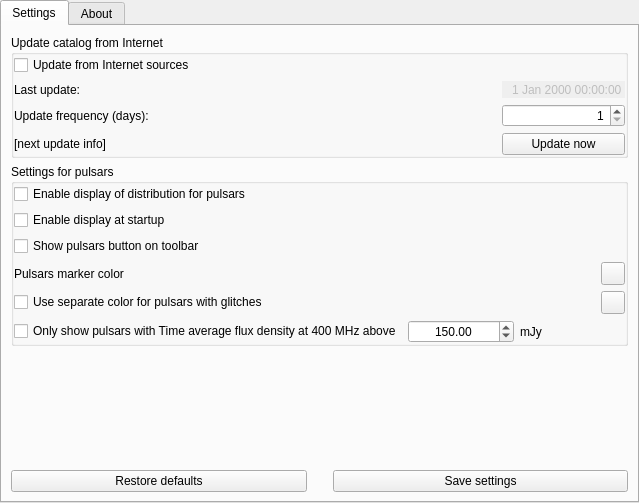
<?xml version="1.0" encoding="UTF-8"?>
<ui version="4.0">
 <class>pulsarsDialog</class>
 <widget class="QWidget" name="pulsarsDialog">
  <property name="geometry">
   <rect>
    <x>0</x>
    <y>0</y>
    <width>639</width>
    <height>503</height>
   </rect>
  </property>
  <property name="windowTitle">
   <string>Pulsars Plug-in Configuration</string>
  </property>
  <layout class="QVBoxLayout" name="verticalLayout_2">
   <property name="spacing">
    <number>0</number>
   </property>
   <property name="leftMargin">
    <number>0</number>
   </property>
   <property name="topMargin">
    <number>0</number>
   </property>
   <property name="rightMargin">
    <number>0</number>
   </property>
   <property name="bottomMargin">
    <number>0</number>
   </property>
   <item>
    <widget class="TitleBar" name="titleBar">
     <property name="title" stdset="0">
      <string>Pulsars Plug-in Configuration</string>
     </property>
    </widget>
   </item>
   <item>
    <widget class="QTabWidget" name="tabs">
     <property name="documentMode">
      <bool>false</bool>
     </property>
     <widget class="QWidget" name="settingsTab">
      <attribute name="title">
       <string>Settings</string>
      </attribute>
      <layout class="QVBoxLayout" name="verticalLayout_3">
       <item>
        <widget class="QGroupBox" name="updatesGroup">
         <property name="title">
          <string>Update catalog from Internet</string>
         </property>
         <property name="flat">
          <bool>true</bool>
         </property>
         <property name="checkable">
          <bool>false</bool>
         </property>
         <layout class="QVBoxLayout" name="verticalLayout_12">
          <property name="leftMargin">
           <number>0</number>
          </property>
          <property name="topMargin">
           <number>0</number>
          </property>
          <property name="rightMargin">
           <number>0</number>
          </property>
          <property name="bottomMargin">
           <number>0</number>
          </property>
          <item>
           <widget class="QCheckBox" name="internetUpdatesCheckbox">
            <property name="text">
             <string>Update from Internet sources</string>
            </property>
           </widget>
          </item>
          <item>
           <layout class="QGridLayout" name="gridLayout">
            <item row="0" column="0">
             <widget class="QLabel" name="lastUpdateLabel">
              <property name="text">
               <string>Last update:</string>
              </property>
             </widget>
            </item>
            <item row="0" column="2">
             <widget class="QDateTimeEdit" name="lastUpdateDateTimeEdit">
              <property name="enabled">
               <bool>false</bool>
              </property>
              <property name="frame">
               <bool>false</bool>
              </property>
              <property name="alignment">
               <set>Qt::AlignRight|Qt::AlignTrailing|Qt::AlignVCenter</set>
              </property>
              <property name="buttonSymbols">
               <enum>QAbstractSpinBox::NoButtons</enum>
              </property>
             </widget>
            </item>
            <item row="1" column="0">
             <widget class="QLabel" name="updateFrequencyLabel">
              <property name="text">
               <string>Update frequency (days):</string>
              </property>
             </widget>
            </item>
            <item row="1" column="2">
             <widget class="QSpinBox" name="updateFrequencySpinBox">
              <property name="alignment">
               <set>Qt::AlignRight|Qt::AlignTrailing|Qt::AlignVCenter</set>
              </property>
              <property name="minimum">
               <number>1</number>
              </property>
              <property name="maximum">
               <number>9999</number>
              </property>
              <property name="value">
               <number>1</number>
              </property>
             </widget>
            </item>
            <item row="2" column="0">
             <widget class="QLabel" name="nextUpdateLabel">
              <property name="text">
               <string>[next update info]</string>
              </property>
             </widget>
            </item>
            <item row="2" column="1">
             <spacer name="horizontalSpacer">
              <property name="orientation">
               <enum>Qt::Horizontal</enum>
              </property>
              <property name="sizeHint" stdset="0">
               <size>
                <width>17</width>
                <height>20</height>
               </size>
              </property>
             </spacer>
            </item>
            <item row="2" column="2">
             <widget class="QPushButton" name="updateButton">
              <property name="text">
               <string>Update now</string>
              </property>
             </widget>
            </item>
           </layout>
          </item>
         </layout>
        </widget>
       </item>
       <item>
        <widget class="QGroupBox" name="displayBox">
         <property name="title">
          <string>Settings for pulsars</string>
         </property>
         <property name="flat">
          <bool>true</bool>
         </property>
         <layout class="QVBoxLayout" name="verticalLayout">
          <property name="leftMargin">
           <number>0</number>
          </property>
          <property name="topMargin">
           <number>0</number>
          </property>
          <property name="rightMargin">
           <number>0</number>
          </property>
          <property name="bottomMargin">
           <number>0</number>
          </property>
          <item>
           <widget class="QCheckBox" name="displayModeCheckBox">
            <property name="toolTip">
             <string>Plot all pulsars without labels</string>
            </property>
            <property name="text">
             <string>Enable display of distribution for pulsars</string>
            </property>
           </widget>
          </item>
          <item>
           <widget class="QCheckBox" name="displayAtStartupCheckBox">
            <property name="text">
             <string>Enable display at startup</string>
            </property>
           </widget>
          </item>
          <item>
           <widget class="QCheckBox" name="displayShowPulsarsButton">
            <property name="text">
             <string>Show pulsars button on toolbar</string>
            </property>
           </widget>
          </item>
          <item>
           <layout class="QHBoxLayout" name="horizontalLayout">
            <item>
             <widget class="QLabel" name="pulsarColorLabel">
              <property name="text">
               <string>Pulsars marker color</string>
              </property>
             </widget>
            </item>
            <item>
             <widget class="ColorButton" name="pulsarMarkerColor">
              <property name="toolTip">
               <string>Marker Color for pulsars</string>
              </property>
             </widget>
            </item>
           </layout>
          </item>
          <item>
           <layout class="QHBoxLayout" name="horizontalLayout_2">
            <item>
             <widget class="QCheckBox" name="displaySeparateColorsCheckBox">
              <property name="text">
               <string>Use separate color for pulsars with glitches</string>
              </property>
             </widget>
            </item>
            <item>
             <widget class="ColorButton" name="pulsarGlitchesMarkerColor">
              <property name="toolTip">
               <string>Marker Color for pulsars with glitches</string>
              </property>
             </widget>
            </item>
           </layout>
          </item>
          <item>
           <layout class="QHBoxLayout" name="horizontalLayout_3">
            <item>
             <widget class="QCheckBox" name="displayFilteredPulsarsCheckBox">
              <property name="text">
               <string>Only show pulsars with Time average flux density at 400 MHz above</string>
              </property>
             </widget>
            </item>
            <item>
             <widget class="QDoubleSpinBox" name="mJyDoubleSpinBox">
              <property name="alignment">
               <set>Qt::AlignCenter</set>
              </property>
              <property name="maximum">
               <double>10000.000000000000000</double>
              </property>
              <property name="value">
               <double>150.000000000000000</double>
              </property>
             </widget>
            </item>
            <item>
             <widget class="QLabel" name="mJyLabel">
              <property name="text">
               <string comment="spectral flux density">mJy</string>
              </property>
             </widget>
            </item>
           </layout>
          </item>
         </layout>
        </widget>
       </item>
       <item>
        <spacer name="verticalSpacer_3">
         <property name="orientation">
          <enum>Qt::Vertical</enum>
         </property>
         <property name="sizeHint" stdset="0">
          <size>
           <width>20</width>
           <height>120</height>
          </size>
         </property>
        </spacer>
       </item>
       <item>
        <layout class="QHBoxLayout" name="horizontalLayout_7">
         <item>
          <widget class="QPushButton" name="restoreDefaultsButton">
           <property name="sizePolicy">
            <sizepolicy hsizetype="Expanding" vsizetype="Fixed">
             <horstretch>0</horstretch>
             <verstretch>0</verstretch>
            </sizepolicy>
           </property>
           <property name="text">
            <string>Restore defaults</string>
           </property>
          </widget>
         </item>
         <item>
          <spacer name="horizontalSpacer_2">
           <property name="orientation">
            <enum>Qt::Horizontal</enum>
           </property>
           <property name="sizeType">
            <enum>QSizePolicy::Fixed</enum>
           </property>
           <property name="sizeHint" stdset="0">
            <size>
             <width>20</width>
             <height>20</height>
            </size>
           </property>
          </spacer>
         </item>
         <item>
          <widget class="QPushButton" name="saveSettingsButton">
           <property name="sizePolicy">
            <sizepolicy hsizetype="Expanding" vsizetype="Fixed">
             <horstretch>0</horstretch>
             <verstretch>0</verstretch>
            </sizepolicy>
           </property>
           <property name="text">
            <string>Save settings</string>
           </property>
          </widget>
         </item>
        </layout>
       </item>
      </layout>
     </widget>
     <widget class="QWidget" name="aboutTab">
      <attribute name="title">
       <string comment="tab in plugin windows">About</string>
      </attribute>
      <layout class="QVBoxLayout" name="verticalLayout_11">
       <item>
        <widget class="QTextBrowser" name="aboutTextBrowser">
         <property name="openExternalLinks">
          <bool>true</bool>
         </property>
         <property name="openLinks">
          <bool>true</bool>
         </property>
        </widget>
       </item>
      </layout>
     </widget>
    </widget>
   </item>
  </layout>
 </widget>
 <customwidgets>
  <customwidget>
   <class>TitleBar</class>
   <extends>QFrame</extends>
   <header>Dialog.hpp</header>
   <container>1</container>
  </customwidget>
  <customwidget>
   <class>ColorButton</class>
   <extends>QToolButton</extends>
   <header>gui/ColorButton.hpp</header>
  </customwidget>
 </customwidgets>
 <resources/>
 <connections/>
</ui>
